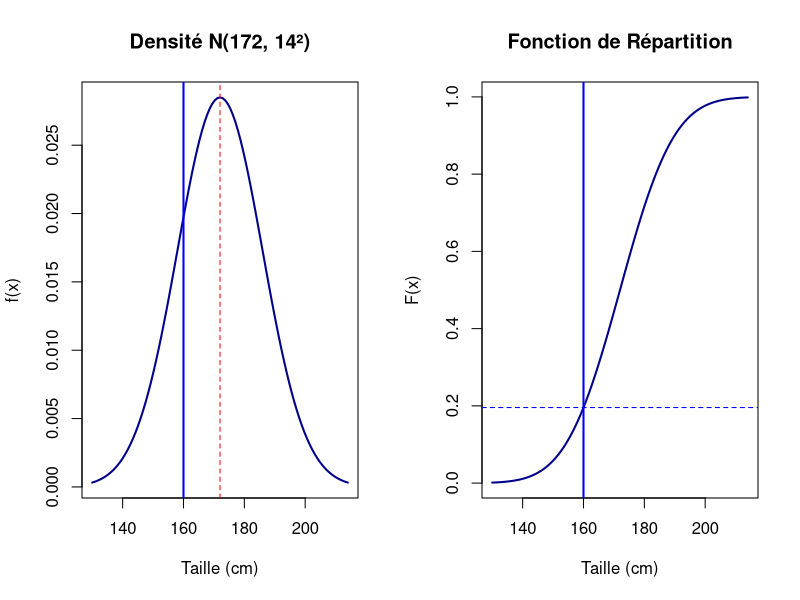
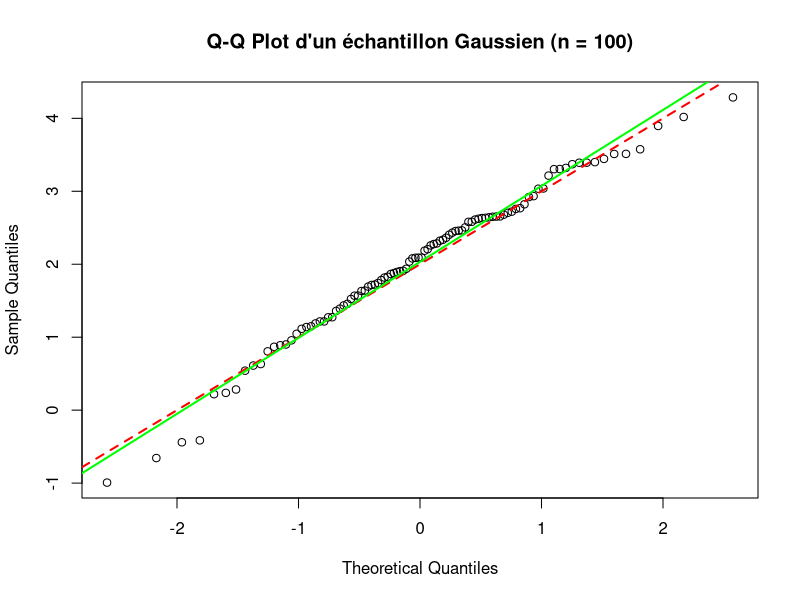
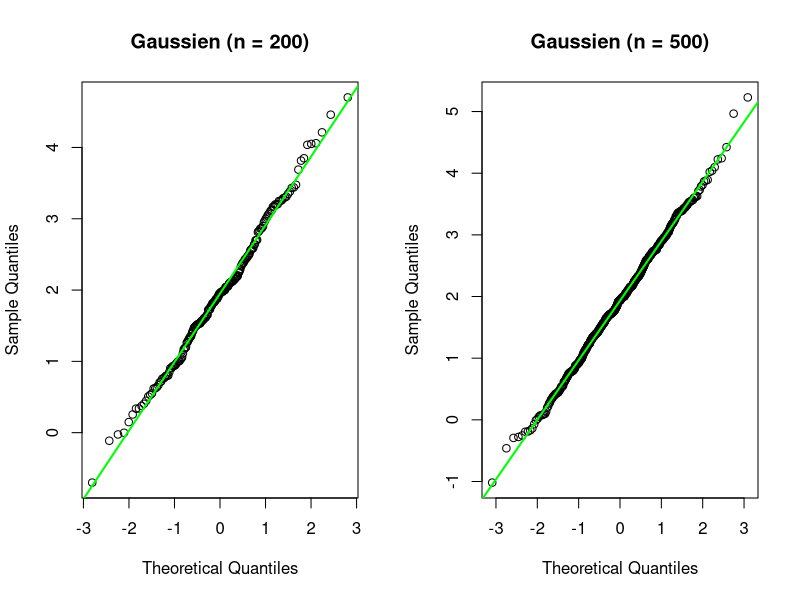
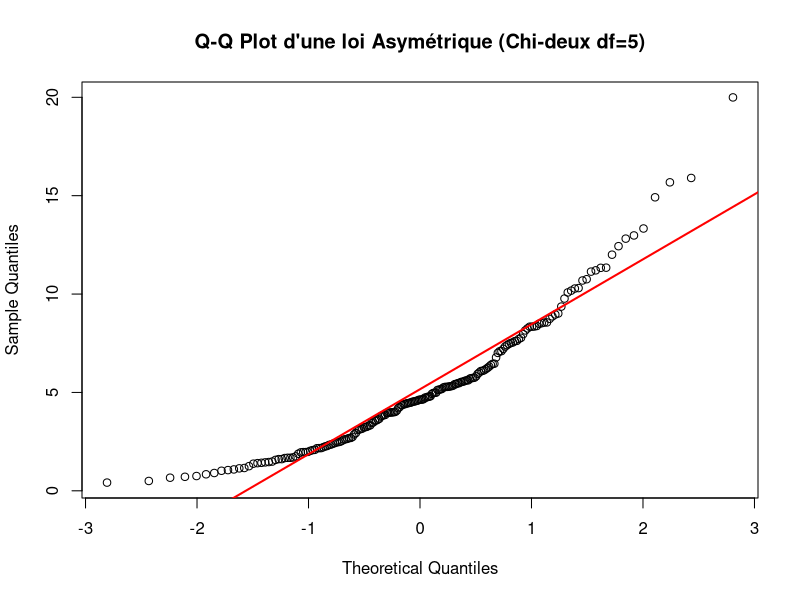
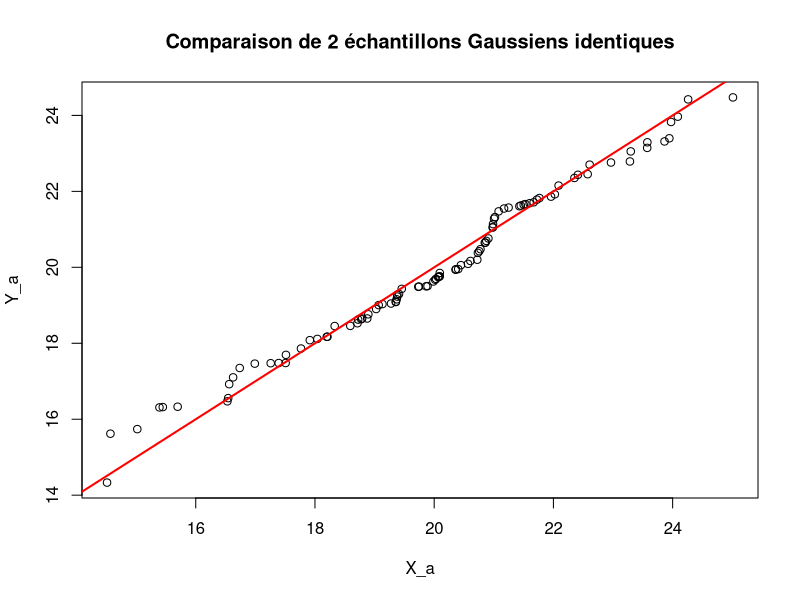
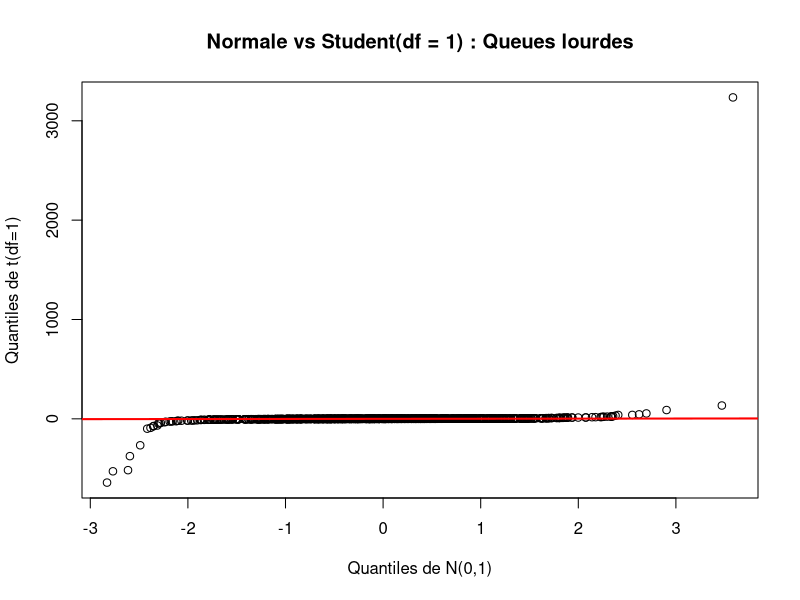
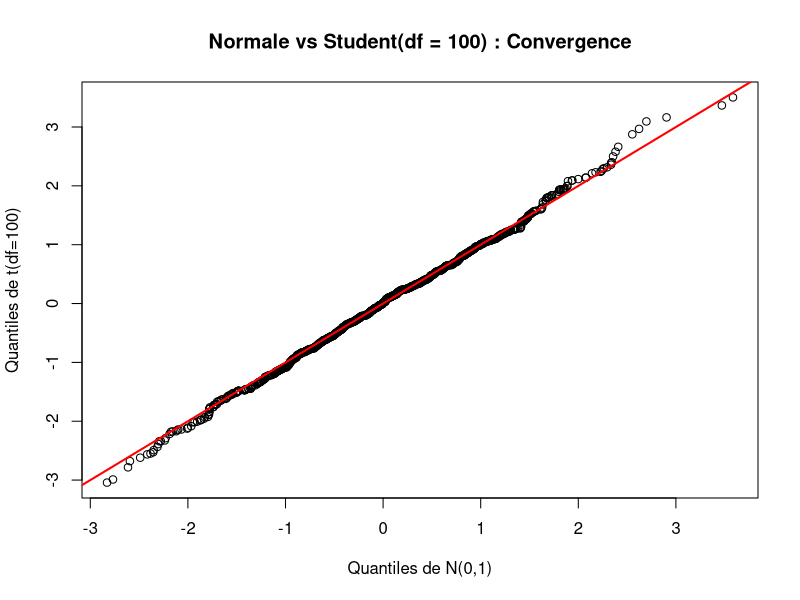

The R source for these figures, in order:
# ==============================================================================
# TP 4 : Propriétés des Lois de Probabilités, Approximations & Diagnostic Q-Q Plot
# Description : Modélisation gaussienne, approximation normale de la loi Binomiale 
#               (Théorème Central Limite) et validation graphique des hypothèses 
#               de normalité via Q-Q Plots.
# ==============================================================================


# ==============================================================================
# EXERCICE 1 : Modélisation de Données Biométriques (Taille de la population)
# ==============================================================================

# Contexte : Modèle théorique de la taille des hommes français X ~ N(mu = 172 cm, sigma = 14 cm)
mf  <- 172
sdf <- sqrt(196) # sd = 14 cm

# 1. Proportion d'hommes mesurant moins de 160 cm : P(X < 160)
p_160 <- pnorm(160, mean = mf, sd = sdf)
cat("Proportion < 160 cm :", round(p_160, 4), "\n")

# 2. Visualisation graphique de la densité et de la fonction de répartition
par(mfrow = c(1, 2))

# Densité de la loi normale
curve(dnorm(x, mean = mf, sd = sdf), from = mf - 3 * sdf, to = mf + 3 * sdf,
      main = "Densité N(172, 14²)", xlab = "Taille (cm)", ylab = "f(x)", col = "darkblue", lwd = 2)
abline(v = mf, col = "red", lty = 2)
abline(v = 160, col = "blue", lwd = 2)

# Fonction de répartition (CDF)
curve(pnorm(x, mean = mf, sd = sdf), from = mf - 3 * sdf, to = mf + 3 * sdf,
      main = "Fonction de Répartition", xlab = "Taille (cm)", ylab = "F(x)", col = "darkblue", lwd = 2)
abline(v = 160, col = "blue", lwd = 2)
abline(h = p_160, col = "blue", lty = 2)

par(mfrow = c(1, 1)) # Réinitialisation de l'affichage

# 3. Proportion d'hommes mesurant plus de 200 cm : P(X > 200)
p_200 <- 1 - pnorm(200, mean = mf, sd = sdf)
cat("Proportion > 200 cm :", round(p_200, 4), "\n")

# 4. Proportion d'hommes mesurant entre 165 et 185 cm : P(165 < X < 185)
p_inter <- pnorm(185, mean = mf, sd = sdf) - pnorm(165, mean = mf, sd = sdf)
cat("Proportion entre 165 et 185 cm :", round(p_inter, 4), "\n")

# 5. Taille estimée du 9000-ième homme sur 10 000 (Quantile à 90%)
q_90 <- qnorm(0.90, mean = mf, sd = sdf)
cat("Taille du 90ème percentile :", round(q_90, 2), "cm\n")

# 6. Taille telle que 75% de la population est au-dessus (Quantile à 25%)
q_25 <- qnorm(0.25, mean = mf, sd = sdf)
cat("Taille minimale des 75% les plus grands :", round(q_25, 2), "cm\n")


# ==============================================================================
# EXERCICE 2 : Dimensionnement Sanitaire & Approximation Normale
# ==============================================================================

# Contexte : Campagne de vaccination sur N = 150 000 personnes avec p = 0.4
# Vraie loi : X ~ B(n = 150000, p = 0.4)
n_vac <- 150000
p_vac <- 0.4

# Paramètres de l'approximation normale N(np, np(1-p)) - Moivre-Laplace
ms  <- n_vac * p_vac                  # Espérance = 60 000
sds <- sqrt(n_vac * p_vac * (1 - p_vac)) # Écart-type = 189.74

# Risk de pénurie si 60 500 doses sont préparées : P(X > 60500)
p_penurie_binom <- 1 - pbinom(60500, size = n_vac, prob = p_vac)
p_penurie_norm  <- 1 - pnorm(60500, mean = ms, sd = sds)

cat("Risque de pénurie (Loi Binomiale) :", round(p_penurie_binom, 5), "\n")
cat("Risque de pénurie (Approx. Normale):", round(p_penurie_norm, 5), "\n")
# Interprétation : L'approximation est extrêmement précise car n*p = 60000 >> 5

# Nombre de doses pour garantir un approvisionnement suffisant à 90%
doses_binom <- qbinom(0.90, size = n_vac, prob = p_vac)
doses_norm  <- qnorm(0.90, mean = ms, sd = sds)

cat("Doses requises (Binomiale) :", doses_binom, "\n")
cat("Doses requises (Normale)   :", round(doses_norm), "\n")


# ==============================================================================
# EXERCICE 3 : Modélisation de Données Climatiques
# ==============================================================================

# 1. Janvier : Température ~ N(mu = 3.5°C, sigma = 2°C)
mj <- 3.5; sdj <- 2

pnorm(1, mean = mj, sd = sdj)     # P(T < 1°C)
1 - pnorm(5, mean = mj, sd = sdj) # P(T > 5°C)

# 2. Avril : Température ~ N(mu = 13.7°C, sigma = 3°C)
ma <- 13.7; sda <- 3

pnorm(7, mean = ma, sd = sda)     # P(T < 7°C)
1 - pnorm(15, mean = ma, sd = sda)# P(T > 15°C)

# 3. Températures extrêmes (1% inférieur et 1% supérieur)
# Janvier
qnorm(0.01, mean = mj, sd = sdj) # Seuil des 1% les plus froids
qnorm(0.99, mean = mj, sd = sdj) # Seuil des 1% les plus chauds

# Avril
qnorm(0.01, mean = ma, sd = sda)
qnorm(0.99, mean = ma, sd = sda)


# ==============================================================================
# EXERCICE 4 : Diagnostics Graphiques de Normalité (Q-Q Plots)
# ==============================================================================

set.seed(42) # Reproductibilité

# 1. Diagnostic de normalité sur données gaussiennes
X_norm100 <- rnorm(100, mean = 2, sd = 1)

qqnorm(X_norm100, main = "Q-Q Plot d'un échantillon Gaussien (n = 100)")
abline(a = 2, b = 1, col = "red", lwd = 2, lty = 2)               # Droite théorique
abline(a = mean(X_norm100), b = sd(X_norm100), col = "green", lwd = 2) # Droite empirique

# 2. Effet de la taille de l'échantillon sur l'alignement des quantiles
par(mfrow = c(1, 2))
X_200 <- rnorm(200, mean = 2, sd = 1)
qqnorm(X_200, main = "Gaussien (n = 200)")
abline(a = mean(X_200), b = sd(X_200), col = "green", lwd = 2)

X_500 <- rnorm(500, mean = 2, sd = 1)
qqnorm(X_500, main = "Gaussien (n = 500)")
abline(a = mean(X_500), b = sd(X_500), col = "green", lwd = 2)
par(mfrow = c(1, 1))

# 3. Diagnostic sur une loi non gaussienne et asymétrique (Chi-deux)
Y_chisq <- rchisq(n = 200, df = 5)

qqnorm(Y_chisq, main = "Q-Q Plot d'une loi Asymétrique (Chi-deux df=5)")
abline(a = mean(Y_chisq), b = sd(Y_chisq), col = "red", lwd = 2)
# Interprétation : La courbure caractéristique indique un écart fort à la normalité.

# 4. Comparaison directe de deux distributions via qqplot()
X_a <- rnorm(100, mean = 20, sd = sqrt(5))
Y_a <- rnorm(100, mean = 20, sd = sqrt(5))

qqplot(X_a, Y_a, main = "Comparaison de 2 échantillons Gaussiens identiques")
abline(0, 1, col = "red", lwd = 2)

# 5. Comparaison Normale vs Student (Tolérance aux queues lourdes)
# Student df = 1 (Loi de Cauchy : queues très lourdes / valeurs extrêmes)
X_norm <- rnorm(1000, mean = 0, sd = 1)
Y_t1   <- rt(1000, df = 1)

qqplot(X_norm, Y_t1, main = "Normale vs Student(df = 1) : Queues lourdes",
       xlab = "Quantiles de N(0,1)", ylab = "Quantiles de t(df=1)")
abline(0, 1, col = "red", lwd = 2)

# Student df = 100 (Convergence vers la loi Normale)
Y_t100 <- rt(1000, df = 100)

qqplot(X_norm, Y_t100, main = "Normale vs Student(df = 100) : Convergence",
       xlab = "Quantiles de N(0,1)", ylab = "Quantiles de t(df=100)")
abline(0, 1, col = "red", lwd = 2)
